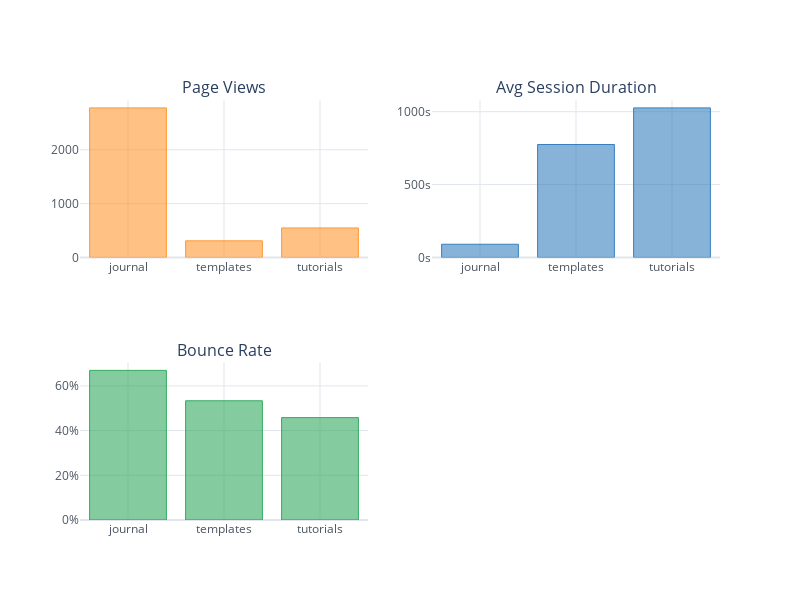

Notebook source saved alongside this figure:
### Code cell
layout = cf.Layout(
    height = 600,
    width = 800,
    title = 'Measuring Quality of Content'
)

fig = df3.groupby('Landing Page')[['Page Views','Avg Session Duration','Bounce Rate']].mean().iplot(asFigure=True, kind='bar', 
                                                                                              subplots=True, subplot_titles=True, 
                                                                                                    legend=False)

fig.layout.height = 600
fig.layout.width = 800
fig.layout.template = 'plotly'

fig.layout.yaxis2.ticksuffix = 's'
fig.layout.yaxis3.ticksuffix = '%'

fig.show()

### Figure 1 — Plotly figure (JSON) as saved in the notebook; plotly's stock layout.template omitted (floating-point values rounded to 4 significant figures)
{"data": [{"marker": {"color": "rgba(255, 153, 51, 0.6)", "line": {"color": "rgba(255, 153, 51, 1.0)", "width": 1}}, "name": "Page Views", "orientation": "v", "text": "", "type": "bar", "x": ["journal", "templates", "tutorials"], "xaxis": "x", "y": [2778, 309.7, 549.1], "yaxis": "y"}, {"marker": {"color": "rgba(55, 128, 191, 0.6)", "line": {"color": "rgba(55, 128, 191, 1.0)", "width": 1}}, "name": "Avg Session Duration", "orientation": "v", "text": "", "type": "bar", "x": ["journal", "templates", "tutorials"], "xaxis": "x2", "y": [90.82, 775.0, 1026.0], "yaxis": "y2"}, {"marker": {"color": "rgba(50, 171, 96, 0.6)", "line": {"color": "rgba(50, 171, 96, 1.0)", "width": 1}}, "name": "Bounce Rate", "orientation": "v", "text": "", "type": "bar", "x": ["journal", "templates", "tutorials"], "xaxis": "x3", "y": [66.94, 53.34, 45.81], "yaxis": "y3"}], "layout": {"annotations": [{"font": {"size": 16}, "showarrow": false, "text": "Page Views", "x": 0.225, "xanchor": "center", "xref": "paper", "y": 1, "yanchor": "bottom", "yref": "paper"}, {"font": {"size": 16}, "showarrow": false, "text": "Avg Session Duration", "x": 0.775, "xanchor": "center", "xref": "paper", "y": 1, "yanchor": "bottom", "yref": "paper"}, {"font": {"size": 16}, "showarrow": false, "text": "Bounce Rate", "x": 0.225, "xanchor": "center", "xref": "paper", "y": 0.375, "yanchor": "bottom", "yref": "paper"}], "height": 600, "legend": {"bgcolor": "#FFFFFF", "font": {"color": "#4D5663"}}, "paper_bgcolor": "#FFFFFF", "plot_bgcolor": "#FFFFFF", "showlegend": false, "title": {"font": {"color": "#4D5663"}}, "width": 800, "xaxis": {"anchor": "y", "autorange": true, "domain": [0, 0.45], "gridcolor": "#E1E5ED", "range": [-0.5, 2.5], "showgrid": true, "tickfont": {"color": "#4D5663"}, "title": {"font": {"color": "#4D5663"}, "text": ""}, "type": "category", "zerolinecolor": "#E1E5ED"}, "xaxis2": {"anchor": "y2", "autorange": true, "domain": [0.55, 1], "gridcolor": "#E1E5ED", "range": [-0.5, 2.5], "showgrid": true, "tickfont": {"color": "#4D5663"}, "title": {"font": {"color": "#4D5663"}, "text": ""}, "type": "category", "zerolinecolor": "#E1E5ED"}, "xaxis3": {"anchor": "y3", "autorange": true, "domain": [0, 0.45], "gridcolor": "#E1E5ED", "range": [-0.5, 2.5], "showgrid": true, "tickfont": {"color": "#4D5663"}, "title": {"font": {"color": "#4D5663"}, "text": ""}, "type": "category", "zerolinecolor": "#E1E5ED"}, "yaxis": {"anchor": "x", "autorange": true, "domain": [0.625, 1], "gridcolor": "#E1E5ED", "range": [0, 2924.0], "showgrid": true, "tickfont": {"color": "#4D5663"}, "title": {"font": {"color": "#4D5663"}, "text": ""}, "type": "linear", "zerolinecolor": "#E1E5ED"}, "yaxis2": {"anchor": "x2", "autorange": true, "domain": [0.625, 1], "gridcolor": "#E1E5ED", "range": [0, 1080.0], "showgrid": true, "tickfont": {"color": "#4D5663"}, "ticksuffix": "s", "title": {"font": {"color": "#4D5663"}, "text": ""}, "type": "linear", "zerolinecolor": "#E1E5ED"}, "yaxis3": {"anchor": "x3", "autorange": true, "domain": [0, 0.375], "gridcolor": "#E1E5ED", "range": [0, 70.47], "showgrid": true, "tickfont": {"color": "#4D5663"}, "ticksuffix": "%", "title": {"font": {"color": "#4D5663"}, "text": ""}, "type": "linear", "zerolinecolor": "#E1E5ED"}}}
